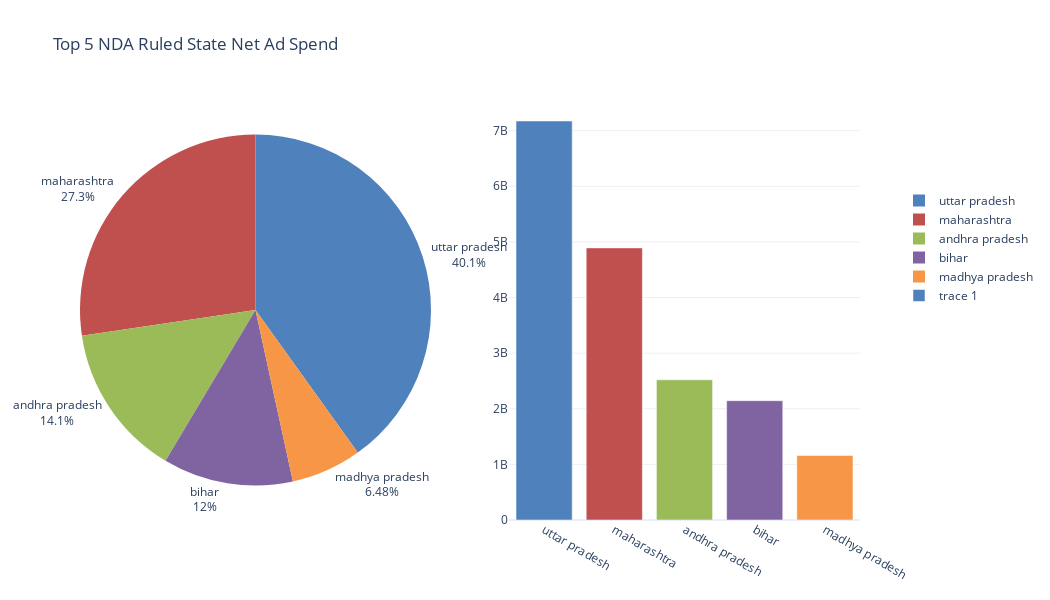

The code cell stored with this chart in its notebook:
### Code cell
from plotly.subplots import make_subplots
colors = ['#4F81BD', '#C0504D', '#9BBB59', '#8064A2', '#F79646']

# Create subplots: use 'domain' type for pie charts and 'xy' type for bar charts
fig = make_subplots(
    rows=1, cols=2,  # One row and two columns
    specs=[[{'type': 'domain'}, {'type': 'xy'}]],  # Specify the types of subplots
)

# Add pie chart
fig.add_trace(go.Pie(labels=Net_NDA_Rulling_Spent_top_5['State'],
                     values=Net_NDA_Rulling_Spent_top_5['Amount spent (INR)'],
                     textinfo='label+percent',
                     textposition='outside',
                     marker=dict(colors=colors)),
              row=1, col=1)

# Add bar chart
fig.add_trace(go.Bar(x=Net_NDA_Rulling_Spent_top_5['State'],
                     y=Net_NDA_Rulling_Spent_top_5['Amount spent (INR)'],
                     marker=dict(color=colors)),
              row=1, col=2)

# Update layout
fig.update_layout(
    title_text='Top 5 NDA Ruled State Net Ad Spend',
    showlegend=True,
    legend=dict(
        orientation='v',
        xanchor='left',
        yanchor='bottom',
        x=1.05,
        y=0.5
    ),
    width=1050,  # Adjust figure width
    height=600   # Adjust figure height
)

fig.show()

### Figure 1 — Plotly figure (JSON) as saved in the notebook; plotly's stock layout.template omitted (floating-point values rounded to 4 significant figures)
{"data": [{"domain": {"x": [0, 0.45], "y": [0, 1]}, "labels": ["uttar pradesh", "maharashtra", "andhra pradesh", "bihar", "madhya pradesh"], "marker": {"colors": ["#4F81BD", "#C0504D", "#9BBB59", "#8064A2", "#F79646"]}, "textinfo": "label+percent", "textposition": "outside", "type": "pie", "values": [7173450480, 4892020368, 2520493300, 2144769680, 1159795608]}, {"marker": {"color": ["#4F81BD", "#C0504D", "#9BBB59", "#8064A2", "#F79646"]}, "type": "bar", "x": ["uttar pradesh", "maharashtra", "andhra pradesh", "bihar", "madhya pradesh"], "xaxis": "x", "y": [7173450480, 4892020368, 2520493300, 2144769680, 1159795608], "yaxis": "y"}], "layout": {"height": 600, "legend": {"orientation": "v", "x": 1.05, "xanchor": "left", "y": 0.5, "yanchor": "bottom"}, "showlegend": true, "title": {"text": "Top 5 NDA Ruled State Net Ad Spend"}, "width": 1050, "xaxis": {"anchor": "y", "autorange": true, "domain": [0.55, 1], "range": [-0.5, 4.5], "type": "category"}, "yaxis": {"anchor": "x", "autorange": true, "domain": [0, 1], "range": [0, 7551000000.0], "type": "linear"}}}
